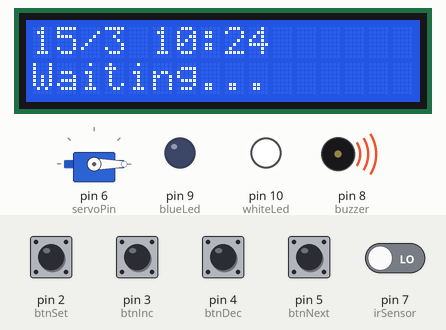
Recording of a sketch running on a simulated Arduino Uno, built with avr-gcc and run on an emulated ATmega328P. Parts: servo, 16×2 character LCD, output pins drawn as LEDs (lit = HIGH), buzzer (waves = sounding, pin HIGH). The inputs (shaded band) are chosen by the test bench; at power-on: pin 2 (btnSet), pin 3 (btnInc), pin 4 (btnDec), pin 5 (btnNext) HIGH, pin 7 (irSensor) LOW. The local clock reads 2024-03-15 10:24:30 at power-on unless the sketch sets it.

Above: at 1.2 s.
1.3 s: pin 2 (btnSet) pulled LOW for 1 s
At 3.3 s:
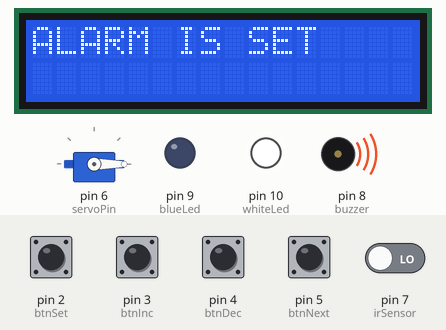
At 5.0 s:
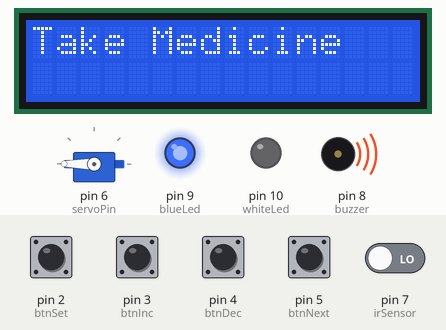
Timing chart, 0 to 11.9 s (numbered marks = the images above; inputs shaded):
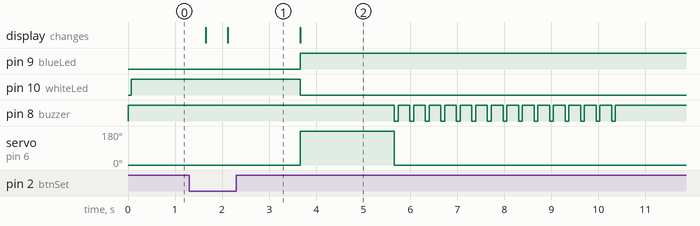

The sketch:

final_draft.ino
```cpp
#include <Wire.h>
#include <LiquidCrystal_I2C.h>
#include <RTClib.h>
#include <Servo.h>

LiquidCrystal_I2C lcd(0x27, 16, 2);
RTC_DS3231 rtc;
Servo myServo;

// Buttons
int btnSet = 2;
int btnInc = 3;
int btnDec = 4;
int btnNext = 5;

// Outputs
int whiteLed = 10;
int blueLed = 9;
int buzzer = 8;

// IR sensor
int irSensor = 7;

// Servo
int servoPin = 6;

// Alarm storage
int alarmHour[3];
int alarmMin[3];
bool alarmTriggered[3] = {false, false, false};

int currentAlarm = 0;
bool settingMode = false;

void setup() {
  pinMode(btnSet, INPUT_PULLUP);
  pinMode(btnInc, INPUT_PULLUP);
  pinMode(btnDec, INPUT_PULLUP);
  pinMode(btnNext, INPUT_PULLUP);

  pinMode(whiteLed, OUTPUT);
  pinMode(blueLed, OUTPUT);
  pinMode(buzzer, OUTPUT);
  pinMode(irSensor, INPUT);

  digitalWrite(buzzer, HIGH);

  myServo.attach(servoPin);
  myServo.write(0);

  lcd.init();
  lcd.backlight();

  rtc.begin();

  // USE ONCE THEN COMMENT
 // rtc.adjust(DateTime(F(__DATE__), F(__TIME__)));

  digitalWrite(whiteLed, HIGH);
}

void loop() {

  DateTime now = rtc.now();
  int h = now.hour();
  int m = now.minute();
  int d = now.day();
  int mo = now.month();
  int y = now.year();

  // ===== SET BUTTON =====
  if (digitalRead(btnSet) == LOW) {
    delay(300);

    if (!settingMode) {
      alarmHour[currentAlarm] = h;
      alarmMin[currentAlarm] = m;
    }

    settingMode = !settingMode;
    lcd.clear();

    if (!settingMode) {
      lcd.setCursor(0, 0);
      lcd.print("ALARM IS SET");
      delay(1500);
      lcd.clear();
    }
  }

  // ================= NORMAL MODE =================
  if (!settingMode) {

    lcd.setCursor(0, 0);
    lcd.print(d);
    lcd.print("/");
    lcd.print(mo);
    lcd.print(" ");

    lcd.print(h);
    lcd.print(":");
    if (m < 10) lcd.print("0");
    lcd.print(m);
    lcd.print("   ");

    lcd.setCursor(0, 1);
    lcd.print("Waiting...     ");

    digitalWrite(whiteLed, HIGH);
    digitalWrite(blueLed, LOW);

    // ===== CHECK ALARMS =====
    for (int i = 0; i < 3; i++) {

      if (h == alarmHour[i] && m == alarmMin[i] && !alarmTriggered[i]) {

        lcd.clear();
        lcd.setCursor(0, 0);
        lcd.print("Take Medicine");

        digitalWrite(whiteLed, LOW);
        digitalWrite(blueLed, HIGH);

        // SERVO ROTATE ONCE
        myServo.write(180);
        delay(2000);
        myServo.write(0);

        // BUZZER 15 TIMES
        for (int j = 0; j < 15; j++) {
          digitalWrite(buzzer, LOW);
          delay(80);
          digitalWrite(buzzer, HIGH);
          delay(250);
        }

        // 🔴 IMPORTANT FIX: WAIT FOR ACTUAL CHANGE
        int initialState = digitalRead(irSensor);

        while (true) {
          int currentState = digitalRead(irSensor);

          if (currentState != initialState) {
            delay(200); // debounce

            // confirm stable change
            if (digitalRead(irSensor) == currentState) {
              break;
            }
          }
        }

        // MEDICINE TAKEN
        digitalWrite(buzzer, HIGH);
        digitalWrite(blueLed, LOW);
        digitalWrite(whiteLed, HIGH);

        lcd.clear();
        lcd.setCursor(0, 0);
        lcd.print("Medicine Taken");
        delay(2000);

        alarmTriggered[i] = true;
        lcd.clear();
      }
    }
  }

  // ================= SET MODE =================
  else {

    lcd.setCursor(0, 0);
    lcd.print("SET REMINDER   ");

    lcd.setCursor(0, 1);
    lcd.print("T");
    lcd.print(currentAlarm + 1);
    lcd.print(": ");

    lcd.print(alarmHour[currentAlarm]);
    lcd.print(":");
    if (alarmMin[currentAlarm] < 10) lcd.print("0");
    lcd.print(alarmMin[currentAlarm]);
    lcd.print("   ");

    if (digitalRead(btnInc) == LOW) {
      alarmMin[currentAlarm] = (alarmMin[currentAlarm] + 1) % 60;
      delay(200);
    }

    if (digitalRead(btnDec) == LOW) {
      alarmMin[currentAlarm]--;
      if (alarmMin[currentAlarm] < 0) alarmMin[currentAlarm] = 59;
      delay(200);
    }

    if (digitalRead(btnNext) == LOW) {
      currentAlarm = (currentAlarm + 1) % 3;

      alarmHour[currentAlarm] = h;
      alarmMin[currentAlarm] = m;

      delay(300);
    }
  }

  delay(150);
}
```

Measured:
- after the input at 1.3 s, pin 9 (blueLed): LOW → HIGH after 2.4 s; pin 10 (whiteLed): HIGH → LOW after 2.4 s
